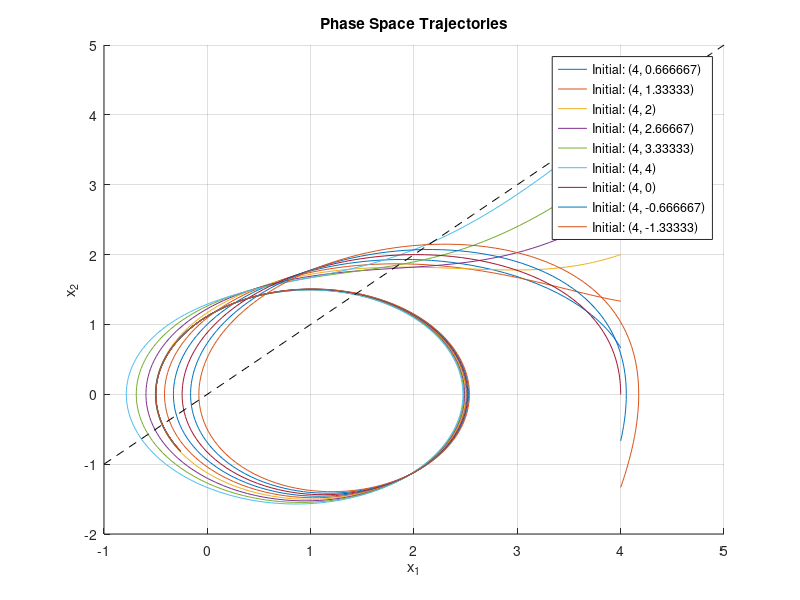

The MATLAB source for this figure:
function system_of_odes
    % Define the time range for the solution
    t_span = [0 10];
    t_eval = linspace(0, 10, 1000); % Define the times at which the solution is output
    
    % Define the initial conditions
    initial_conditions = [4, 2/3; 4, 4/3; 4, 2; 4, 8/3; 4, 10/3; 4, 4; 4, 0; 4, -2/3; 4, -4/3];
    
    % Create a new figure
    figure;
    hold on;
    
    % Solve the ODEs for each set of initial conditions and plot the results
    for i = 1:size(initial_conditions, 1)
        ic = initial_conditions(i, :);
        
        % Solve the ODEs with refined time steps
        [t, y] = ode45(@(t, y) odes(t, y), t_span, ic, odeset('RelTol', 1e-6, 'AbsTol', 1e-6));
        
        % Plot the trajectories
        plot(y(:, 1), y(:, 2));
    end
    
    % Plot the line x1 = x2
    x = linspace(min(get(gca, 'XLim')), max(get(gca, 'XLim')), 100);
    plot(x, x, '--k');
    
    % Customize the plot
    xlabel('x_1');
    ylabel('x_2');
    title('Phase Space Trajectories');
    legend(arrayfun(@(i) sprintf('Initial: (%g, %g)', initial_conditions(i, :)), 1:size(initial_conditions, 1), 'UniformOutput', false));
    grid on;
    hold off;
end

function dydt = odes(t, y)
    % Define the system of ODEs with the modified equation
    dydt = [-y(2); y(1) - 2*y(2) - 1 + 3*sin(t)];
end
